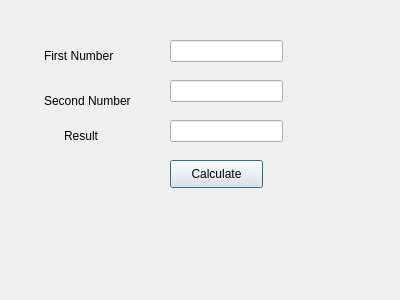
<?xml version="1.0" encoding="UTF-8"?>
<ui version="4.0">
 <class>Dialog</class>
 <widget class="QDialog" name="Dialog">
  <property name="geometry">
   <rect>
    <x>0</x>
    <y>0</y>
    <width>400</width>
    <height>300</height>
   </rect>
  </property>
  <property name="windowTitle">
   <string>Dialog</string>
  </property>
  <widget class="QLineEdit" name="text1">
   <property name="geometry">
    <rect>
     <x>170</x>
     <y>40</y>
     <width>113</width>
     <height>22</height>
    </rect>
   </property>
  </widget>
  <widget class="QLineEdit" name="text2">
   <property name="geometry">
    <rect>
     <x>170</x>
     <y>80</y>
     <width>113</width>
     <height>22</height>
    </rect>
   </property>
  </widget>
  <widget class="QPushButton" name="calculate">
   <property name="geometry">
    <rect>
     <x>170</x>
     <y>160</y>
     <width>93</width>
     <height>28</height>
    </rect>
   </property>
   <property name="text">
    <string>Calculate</string>
   </property>
  </widget>
  <widget class="QLineEdit" name="text3">
   <property name="geometry">
    <rect>
     <x>170</x>
     <y>120</y>
     <width>113</width>
     <height>22</height>
    </rect>
   </property>
  </widget>
  <widget class="QLabel" name="First_Number">
   <property name="geometry">
    <rect>
     <x>44</x>
     <y>45</y>
     <width>101</width>
     <height>21</height>
    </rect>
   </property>
   <property name="text">
    <string>First Number</string>
   </property>
  </widget>
  <widget class="QLabel" name="second_number">
   <property name="geometry">
    <rect>
     <x>44</x>
     <y>90</y>
     <width>101</width>
     <height>21</height>
    </rect>
   </property>
   <property name="text">
    <string>Second Number</string>
   </property>
  </widget>
  <widget class="QLabel" name="result_number">
   <property name="geometry">
    <rect>
     <x>64</x>
     <y>120</y>
     <width>51</width>
     <height>31</height>
    </rect>
   </property>
   <property name="text">
    <string>Result</string>
   </property>
  </widget>
 </widget>
 <resources/>
 <connections/>
</ui>
